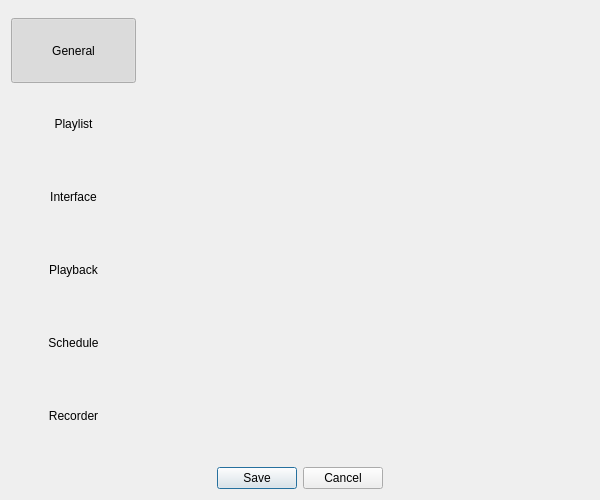
<?xml version="1.0" encoding="UTF-8"?>
<ui version="4.0">
 <class>SettingsDialog</class>
 <widget class="QDialog" name="SettingsDialog">
  <property name="geometry">
   <rect>
    <x>0</x>
    <y>0</y>
    <width>600</width>
    <height>500</height>
   </rect>
  </property>
  <property name="minimumSize">
   <size>
    <width>600</width>
    <height>500</height>
   </size>
  </property>
  <property name="windowTitle">
   <string>Settings</string>
  </property>
  <property name="windowIcon">
   <iconset theme="preferences-desktop"/>
  </property>
  <layout class="QGridLayout" name="gridLayout">
   <item row="0" column="0">
    <layout class="QVBoxLayout" name="layout">
     <property name="spacing">
      <number>1</number>
     </property>
     <item>
      <widget class="QToolButton" name="buttonGeneral">
       <property name="minimumSize">
        <size>
         <width>125</width>
         <height>65</height>
        </size>
       </property>
       <property name="text">
        <string>General</string>
       </property>
       <property name="icon">
        <iconset theme="preferences-desktop"/>
       </property>
       <property name="iconSize">
        <size>
         <width>32</width>
         <height>32</height>
        </size>
       </property>
       <property name="checkable">
        <bool>true</bool>
       </property>
       <property name="checked">
        <bool>true</bool>
       </property>
       <property name="toolButtonStyle">
        <enum>Qt::ToolButtonTextUnderIcon</enum>
       </property>
       <property name="autoRaise">
        <bool>true</bool>
       </property>
      </widget>
     </item>
     <item>
      <widget class="QToolButton" name="buttonPlaylist">
       <property name="minimumSize">
        <size>
         <width>125</width>
         <height>65</height>
        </size>
       </property>
       <property name="text">
        <string extracomment="Please make manual line breaks if text too long!">Playlist</string>
       </property>
       <property name="icon">
        <iconset theme="video-x-generic"/>
       </property>
       <property name="iconSize">
        <size>
         <width>32</width>
         <height>32</height>
        </size>
       </property>
       <property name="checkable">
        <bool>true</bool>
       </property>
       <property name="toolButtonStyle">
        <enum>Qt::ToolButtonTextUnderIcon</enum>
       </property>
       <property name="autoRaise">
        <bool>true</bool>
       </property>
      </widget>
     </item>
     <item>
      <widget class="QToolButton" name="buttonInterface">
       <property name="minimumSize">
        <size>
         <width>125</width>
         <height>65</height>
        </size>
       </property>
       <property name="text">
        <string>Interface</string>
       </property>
       <property name="icon">
        <iconset theme="preferences-system-windows"/>
       </property>
       <property name="iconSize">
        <size>
         <width>32</width>
         <height>32</height>
        </size>
       </property>
       <property name="checkable">
        <bool>true</bool>
       </property>
       <property name="toolButtonStyle">
        <enum>Qt::ToolButtonTextUnderIcon</enum>
       </property>
       <property name="autoRaise">
        <bool>true</bool>
       </property>
      </widget>
     </item>
     <item>
      <widget class="QToolButton" name="buttonPlayback">
       <property name="minimumSize">
        <size>
         <width>125</width>
         <height>65</height>
        </size>
       </property>
       <property name="text">
        <string>Playback</string>
       </property>
       <property name="icon">
        <iconset theme="media-playback-start"/>
       </property>
       <property name="iconSize">
        <size>
         <width>32</width>
         <height>32</height>
        </size>
       </property>
       <property name="checkable">
        <bool>true</bool>
       </property>
       <property name="toolButtonStyle">
        <enum>Qt::ToolButtonTextUnderIcon</enum>
       </property>
       <property name="autoRaise">
        <bool>true</bool>
       </property>
      </widget>
     </item>
     <item>
      <widget class="QToolButton" name="buttonSchedule">
       <property name="minimumSize">
        <size>
         <width>125</width>
         <height>65</height>
        </size>
       </property>
       <property name="text">
        <string>Schedule</string>
       </property>
       <property name="icon">
        <iconset theme="x-office-calendar"/>
       </property>
       <property name="iconSize">
        <size>
         <width>32</width>
         <height>32</height>
        </size>
       </property>
       <property name="checkable">
        <bool>true</bool>
       </property>
       <property name="toolButtonStyle">
        <enum>Qt::ToolButtonTextUnderIcon</enum>
       </property>
       <property name="autoRaise">
        <bool>true</bool>
       </property>
      </widget>
     </item>
     <item>
      <widget class="QToolButton" name="buttonRecorder">
       <property name="minimumSize">
        <size>
         <width>125</width>
         <height>65</height>
        </size>
       </property>
       <property name="text">
        <string>Recorder</string>
       </property>
       <property name="icon">
        <iconset theme="media-record"/>
       </property>
       <property name="iconSize">
        <size>
         <width>32</width>
         <height>32</height>
        </size>
       </property>
       <property name="checkable">
        <bool>true</bool>
       </property>
       <property name="toolButtonStyle">
        <enum>Qt::ToolButtonTextUnderIcon</enum>
       </property>
       <property name="autoRaise">
        <bool>true</bool>
       </property>
      </widget>
     </item>
    </layout>
   </item>
   <item row="0" column="1">
    <widget class="QStackedWidget" name="settingsWidget">
     <property name="currentIndex">
      <number>0</number>
     </property>
     <widget class="QWidget" name="pageGeneral">
      <layout class="QVBoxLayout" name="layoutMain">
       <property name="margin">
        <number>0</number>
       </property>
       <item>
        <widget class="SettingsGeneral" name="general" native="true"/>
       </item>
      </layout>
     </widget>
     <widget class="QWidget" name="pagePlaylist">
      <layout class="QVBoxLayout" name="verticalLayout_2">
       <property name="margin">
        <number>0</number>
       </property>
       <item>
        <widget class="SettingsPlaylist" name="playlist" native="true"/>
       </item>
      </layout>
     </widget>
     <widget class="QWidget" name="pageGui">
      <layout class="QVBoxLayout" name="layoutInterface">
       <property name="margin">
        <number>0</number>
       </property>
       <item>
        <widget class="SettingsUi" name="gui" native="true"/>
       </item>
      </layout>
     </widget>
     <widget class="QWidget" name="pageBackend">
      <layout class="QVBoxLayout" name="layoutPlayback">
       <property name="margin">
        <number>0</number>
       </property>
       <item>
        <widget class="SettingsBackend" name="backend" native="true"/>
       </item>
      </layout>
     </widget>
     <widget class="QWidget" name="pageSchedule">
      <layout class="QVBoxLayout" name="verticalLayout">
       <property name="margin">
        <number>0</number>
       </property>
       <item>
        <widget class="SettingsSchedule" name="schedule" native="true"/>
       </item>
      </layout>
     </widget>
     <widget class="QWidget" name="pageRecorder">
      <layout class="QVBoxLayout" name="layoutRecorder">
       <property name="margin">
        <number>0</number>
       </property>
       <item>
        <widget class="SettingsRecorder" name="recorder" native="true"/>
       </item>
      </layout>
     </widget>
    </widget>
   </item>
   <item row="1" column="0" colspan="2">
    <widget class="QDialogButtonBox" name="buttonBox">
     <property name="standardButtons">
      <set>QDialogButtonBox::Cancel|QDialogButtonBox::Save</set>
     </property>
     <property name="centerButtons">
      <bool>true</bool>
     </property>
    </widget>
   </item>
  </layout>
 </widget>
 <customwidgets>
  <customwidget>
   <class>SettingsBackend</class>
   <extends>QWidget</extends>
   <header>settings/SettingsBackend.h</header>
   <container>1</container>
  </customwidget>
  <customwidget>
   <class>SettingsUi</class>
   <extends>QWidget</extends>
   <header>settings/SettingsUi.h</header>
   <container>1</container>
  </customwidget>
  <customwidget>
   <class>SettingsGeneral</class>
   <extends>QWidget</extends>
   <header>settings/SettingsGeneral.h</header>
   <container>1</container>
  </customwidget>
  <customwidget>
   <class>SettingsRecorder</class>
   <extends>QWidget</extends>
   <header>settings/SettingsRecorder.h</header>
   <container>1</container>
  </customwidget>
  <customwidget>
   <class>SettingsSchedule</class>
   <extends>QWidget</extends>
   <header>settings/SettingsSchedule.h</header>
   <container>1</container>
  </customwidget>
  <customwidget>
   <class>SettingsPlaylist</class>
   <extends>QWidget</extends>
   <header>settings/SettingsPlaylist.h</header>
   <container>1</container>
  </customwidget>
 </customwidgets>
 <resources/>
 <connections/>
</ui>
